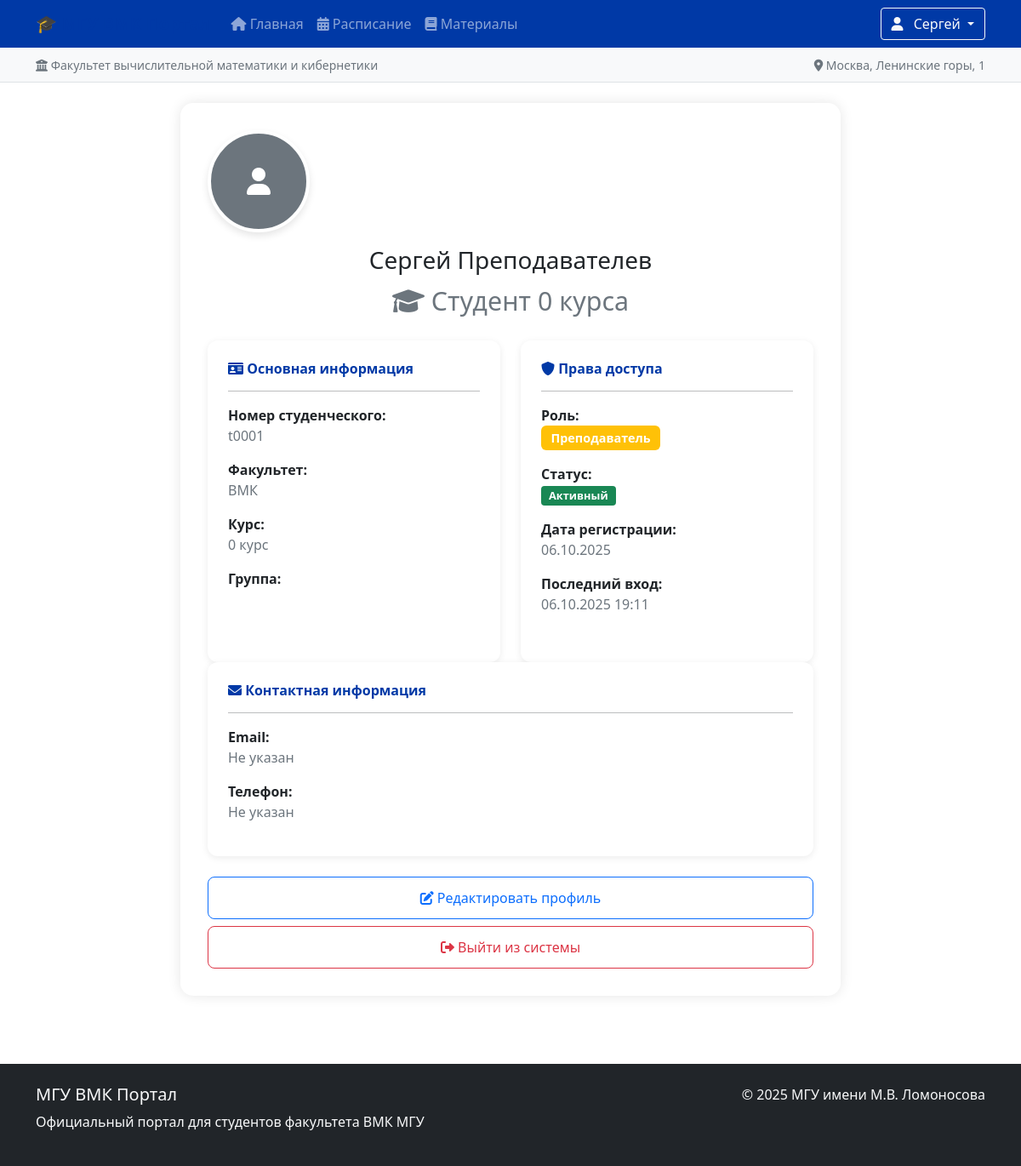
/profile/ (signed in), run on the app's committed database.
### main/models.py (models this page shows, shortened)
class CustomUser(AbstractUser):
    ROLES = [
        ('student', 'Студент'),
        ('headman', 'Староста'),
        ('teacher', 'Преподаватель'),
        ('admin', 'Администратор'),
    ]
    student_id = models.CharField(
        max_length=20,
        unique=True,
        verbose_name='Номер студенческого'
    )
    faculty = models.CharField(
        max_length=100,
        verbose_name='Факультет'
    )
    course = models.IntegerField(verbose_name='Курс')
    role = models.CharField(
        max_length=20,
        choices=ROLES,
        default='student',
        verbose_name='Роль'
    )
    photo = models.ImageField(
        upload_to='profiles/',
        blank=True,
        null=True,
        verbose_name='Фото'
    )
    group = models.ForeignKey(
        'Group',
        on_delete=models.SET_NULL,
        null=True,
        blank=True,
        verbose_name='Группа'
    )
    def get_role_display(self):
        return dict(self.ROLES).get(self.role, self.role)
    class Meta:
        verbose_name = 'Пользователь'
        verbose_name_plural = 'Пользователи'

### main/views.py (the view)
# urls.py: path('profile/', views.profile, name='profile'),
@login_required
def profile(request):
    return render(request, 'profile.html')

### main/templates/profile.html (shortened to what this page needs)
<!DOCTYPE html>
<html lang="en">
<head>
</head>
<body>
{% extends 'base.html' %}
{% load static %}
{% block extra_css %}
<link href="{% static 'css/profile.css' %}" rel="stylesheet">
{% endblock %}
{% block content %}
<div class="container profile-container">
    <div class="profile-card">
        <div class="card-body">
            <div class="text-center mb-4">
                {% if user.photo %}
                <img src="{{ user.photo.url }}" class="rounded-circle profile-avatar"
                     alt="{{ user.get_full_name }}">
                {% else %}
                <div class="rounded-circle profile-avatar-placeholder">
                    <i class="fas fa-user fa-2x text-white"></i>
                </div>
                {% endif %}
                <h3 class="profile-name">{{ user.get_full_name }}</h3>
                <p class="profile-role">
                    <i class="fas fa-graduation-cap"></i>
                    Студент {{ user.course }} курса
                </p>
            </div>
            <div class="row">
                <div class="col-md-6">
                    <div class="info-card card mb-3">
                        <div class="card-body">
                            <h6><i class="fas fa-id-card"></i> Основная информация</h6>
                            <hr>
                            <p><strong>Номер студенческого:</strong><br>
                            <span class="text-muted">{{ user.student_id }}</span></p>
                            <p><strong>Факультет:</strong><br>
                            <span class="text-muted">{{ user.faculty }}</span></p>
                            <p><strong>Курс:</strong><br>
                            <span class="text-muted">{{ user.course }} курс</span></p>
                            <p><strong>Группа:</strong><br>
                            </p>
                        </div>
                    </div>
                </div>
                <div class="col-md-6">
                    <div class="info-card card mb-3">
                        <div class="card-body">
                            <h6><i class="fas fa-shield-alt"></i> Права доступа</h6>
                            <hr>
                            <p><strong>Роль:</strong><br>
                            <span class="badge role-badge
                                {% if user.role == 'admin' %}bg-danger
                                {% elif user.role == 'teacher' %}bg-warning
                                {% elif user.role == 'headman' %}bg-info
                                {% else %}bg-secondary{% endif %}">
                                {{ user.get_role_display }}
                            </span></p>
                            <p><strong>Статус:</strong><br>
                            <span class="badge status-badge bg-success">Активный</span></p>
                            <p><strong>Дата регистрации:</strong><br>
                            <span class="text-muted">{{ user.date_joined|date:"d.m.Y" }}</span></p>
                            <p><strong>Последний вход:</strong><br>
                            <span class="text-muted">{{ user.last_login|date:"d.m.Y H:i" }}</span></p>
                        </div>
                    </div>
                </div>
            </div>
            <div class="info-card card mb-4">
                <div class="card-body">
                    <h6><i class="fas fa-envelope"></i> Контактная информация</h6>
                    <hr>
                    <p><strong>Email:</strong><br>
                    <span class="text-muted">
                        {% if user.email %}
                            {{ user.email }}
                        {% else %}
                            Не указан
                        {% endif %}
                    </span></p>
                    <p><strong>Телефон:</strong><br>
                    <span class="text-muted">Не указан</span></p>
                </div>
            </div>
            <div class="d-grid gap-2">
                <a href="#" class="btn btn-outline-primary profile-action-btn">
                    <i class="fas fa-edit"></i> Редактировать профиль
                </a>
                <a href="{% url 'logout' %}" class="btn btn-outline-danger profile-action-btn">
                    <i class="fas fa-sign-out-alt"></i> Выйти из системы
                </a>
            </div>
        </div>
    </div>
</div>
{% endblock %}

### templates/partials/header.html (shortened to what this page needs)
<header class="bg-msu">
    <div class="container">
        <nav class="navbar navbar-expand-lg navbar-dark">
            <a class="navbar-brand" href="{% url 'home' %}">
                🎓 МГУ ВМК Портал
            </a>
            <div class="collapse navbar-collapse" id="navbarNav">
                <ul class="navbar-nav me-auto">
                    <li class="nav-item">
                        <a class="nav-link {% if request.resolver_match.url_name == 'home' %}active{% endif %}"
                           href="{% url 'home' %}">
                            <i class="fas fa-home"></i> Главная
                        </a>
                    </li>
                    <li class="nav-item">
                        <a class="nav-link {% if 'schedule' in request.resolver_match.url_name %}active{% endif %}"
                           href="{% url 'schedule' %}">
                            <i class="fas fa-calendar-alt"></i> Расписание
                        </a>
                    </li>
                    <li class="nav-item">
                        <a class="nav-link {% if 'materials' in request.resolver_match.url_name %}active{% endif %}"
                           href="{% url 'materials' %}">
                            <i class="fas fa-book"></i> Материалы
                        </a>
                    </li>
                </ul>
                <div class="navbar-nav">
                    {% if user.is_authenticated %}
                    <div class="dropdown">
                        <button class="btn btn-outline-light dropdown-toggle" type="button"
                                data-bs-toggle="dropdown">
                            {% if user.photo %}
                            <img src="{{ user.photo.url }}" class="profile-img me-2">
                            {% else %}
                            <i class="fas fa-user me-2"></i>
                            {% endif %}
                            {{ user.first_name }}
                        </button>
                    </div>
                    {% else %}
                    <a href="{% url 'login' %}" class="btn btn-outline-light">
                        <i class="fas fa-sign-in-alt"></i> Войти
                    </a>
                    {% endif %}
                </div>
            </div>
        </nav>
    </div>
</header>
<div class="bg-light border-bottom">
    <div class="container py-2">
        <div class="d-flex justify-content-between align-items-center">
            <div>
                <small class="text-muted">
                    <i class="fas fa-university"></i> Факультет вычислительной математики и кибернетики
                </small>
            </div>
            <div>
                <small class="text-muted">
                    <i class="fas fa-map-marker-alt"></i> Москва, Ленинские горы, 1
                </small>
            </div>
        </div>
    </div>
</div>

### static/css/base.css (style rules this page uses)
.navbar-brand { font-weight: bold; color: #0039a6 !important; }
.bg-msu { background-color: #0039a6; }
body { display: flex; flex-direction: column; min-height: 100vh; }

### static/css/profile.css (style rules this page uses)
.profile-container { max-width: 800px; }
.profile-card { border: none; border-radius: 15px; box-shadow: 0 0 15px rgba(0, 0, 0, 0.1); margin-bottom: 2rem; }
.profile-card .card-body { padding: 2rem; }
.profile-avatar-placeholder { width: 120px; height: 120px; background-color: #6c757d; display: flex; align-items: center; justify-content: center; border: 4px solid #fff; box-shadow: 0 4px 8px rgba(0, 0, 0, 0.1); }
.profile-name { font-weight: 300; margin-top: 1rem; margin-bottom: 0.5rem; }
.profile-role { color: #6c757d; font-size: 1.9rem; }
.info-card { border: none; border-radius: 12px; box-shadow: 0 2px 8px rgba(0, 0, 0, 0.08); height: 100%; transition: all 0.2s ease; }
.info-card .card-body { padding: 1.5rem; }
.info-card h6 { color: #0039a6; margin-bottom: 1rem; font-weight: 600; }
.info-card hr { margin: 1rem 0; opacity: 0.3; }
.role-badge { font-size: 0.9em; padding: 0.5em 0.8em; border-radius: 6px; }
.status-badge { font-size: 0.8em; padding: 0.4em 0.7em; }
.profile-action-btn { border-radius: 8px; padding: 0.75rem; font-weight: 500; transition: all 0.2s ease; }

### data on the page
CustomUser: first_name "Сергей", get_full_name "Сергей Преподавателев", course "0", student_id "t0001", faculty "ВМК", role "Преподаватель", date_joined "06.10.2025", last_login "06.10.2025 19:11"
